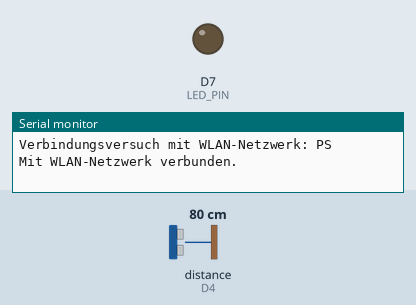
This sketch was run on a simulated Arduino MKR. Parts: output pins drawn as LEDs (lit = HIGH), the last lines printed to the serial monitor. Wiring (inferred from the names in the program): ultrasonic range finder: trigger D2; echo D4. The test bench sets the inputs (shaded band); at power-on: distance to the obstacle (sensor on D4) 80 cm. The echo pulse lasts 58.3 µs per cm; WiFi joins after 1.5 s; servers stay silent unless stated; pins used as bus, display or sensor lines are not drawn.

Above: at 3.7 s.
3.8 s: distance to the obstacle (sensor on D4) set to 17 cm
5.7 s: distance to the obstacle (sensor on D4) set to 14 cm
At 7.4 s:
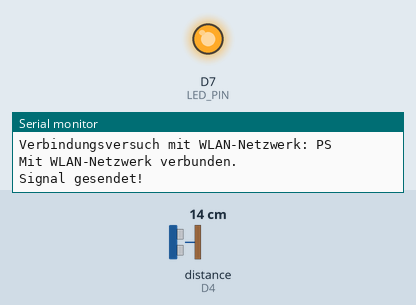
8.0 s: distance to the obstacle (sensor on D4) set to 18 cm
At 8.9 s:
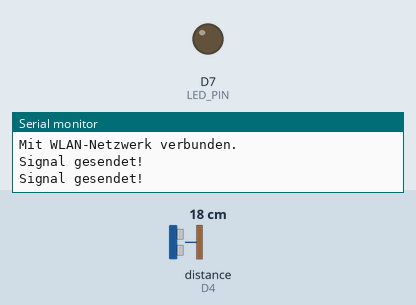
10.0 s: distance to the obstacle (sensor on D4) set to 2 cm
At 11.6 s:
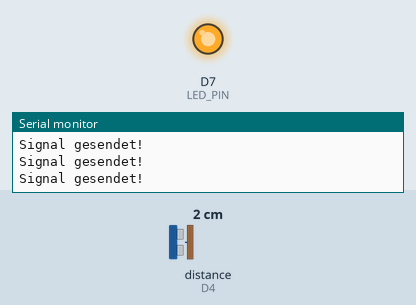
Timing chart, 0 to 13.0 s (numbered marks = the images above; inputs shaded):
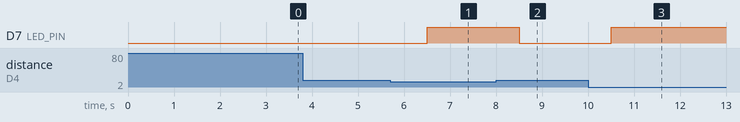

The sketch:

MailMate-Sender_mit_Wifi_.ino
```cpp
#include <WiFiNINA.h>

#define TRIGGER_PIN 2 // Trigger-Pin des Ultraschallsensors
#define ECHO_PIN 4 // Echo-Pin des Ultraschallsensors
#define LED_PIN 7 // Definiert den Pin für die LED
#define INTERVAL 1000 // Intervall für die Entfernungsmessung
#define MAX_TRIES 5 // Maximale Anzahl von Verbindungsversuchen

const char* ssid = "PS";
const char* password = "+PaSa_(8991)+";
const char* HOST = "192.168.178.114"; // Ersetzen Sie 192.168.X.X durch die tatsächliche IP-Adresse des Empfänger-Arduinos
const uint16_t PORT = 80;

bool objectDetected = false; // Variable, die den Zustand des Detektors speichert
unsigned long previousMillis = 0; // Variablen für die Verzögerung mit millis()

void setup() {
  Serial.begin(9600); // Startet die serielle Kommunikation

  pinMode(TRIGGER_PIN, OUTPUT); // Definiert TRIGGER_PIN als Ausgang
  digitalWrite(TRIGGER_PIN, LOW); // Setzt den TRIGGER_PIN auf LOW
  pinMode(ECHO_PIN, INPUT); // Definiert ECHO_PIN als Eingang

  int tries = 0;
  while(WiFi.status() != WL_CONNECTED && tries < MAX_TRIES) {
    connectToWiFi(); // Verbindet mit WiFi
    tries++;
  }

  pinMode(LED_PIN, OUTPUT); // Setzt den LED-Pin als Ausgang
}

void loop() {
  unsigned long currentMillis = millis(); // Aktuelle Zeit
  if(currentMillis - previousMillis >= INTERVAL) { // Prüft, ob das Intervall vergangen ist
    previousMillis = currentMillis; // Aktualisiert die Zeit
    objectDetection(); // Führt die Objekterkennung durch
  }
}

void objectDetection() {
  long duration, distanceCm;

  // Sendet einen Ultraschallimpuls
  digitalWrite(TRIGGER_PIN, HIGH);
  delayMicroseconds(10);
  digitalWrite(TRIGGER_PIN, LOW);

  // Misst die Zeit, die der Ultraschallimpuls benötigt, um zurückzukommen
  duration = pulseIn(ECHO_PIN, HIGH);

  // Umwandlung der gemessenen Zeit in eine Entfernung in cm
  distanceCm = duration * 0.034/2;

  // Wenn ein Objekt erkannt wird und zuvor kein Objekt erkannt wurde, sendet ein Signal an den Empfänger
  if (distanceCm < 15 && !objectDetected) {
    digitalWrite(LED_PIN, HIGH); // Schaltet die LED ein
    sendSignalToReceiver();
    objectDetected = true; // Aktualisiert den Zustand auf 'Objekt erkannt'
  }
  else if (distanceCm >= 15 && objectDetected) {
    digitalWrite(LED_PIN, LOW); // Schaltet die LED aus
    sendSignalToReceiver();
    objectDetected = false; // Aktualisiert den Zustand auf 'Kein Objekt erkannt'
  }
}

// Verbindet das Gerät mit dem WiFi
void connectToWiFi() {
  int status = WL_IDLE_STATUS; // Beginnt mit dem Status 'Untätig'
  Serial.print("Verbindungsversuch mit WLAN-Netzwerk: ");
  Serial.println(ssid);
  status = WiFi.begin(ssid, password); // Versucht, eine Verbindung mit dem WiFi herzustellen
  if(status == WL_CONNECTED) {
    Serial.println("Mit WLAN-Netzwerk verbunden."); // Gibt eine Meldung aus, wenn die Verbindung hergestellt wurde
    blinkLED(2); // Blinkt die LED zweimal schnell
  } else {
    Serial.println("Verbindung zum WLAN-Netzwerk fehlgeschlagen."); // Gibt eine Meldung aus, wenn die Verbindung fehlgeschlagen ist
  }

}

// Sendet ein Signal an den Empfänger
void sendSignalToReceiver() {
  WiFiClient client;
  if (client.connect(HOST, PORT)) {
    client.println("POST / HTTP/1.1");
    client.println((String)"Host: " + HOST);
    client.println("Content-Type: text/plain");
    client.println("Content-Length: 6"); // Die Länge der Nachricht
    client.println(); // Leere Zeile, um Header und Body der Anforderung zu trennen
    client.println("object"); // Die Nachricht
    client.stop(); // Beendet die Verbindung zum Server
    Serial.println("Signal gesendet!"); // Gibt eine Meldung aus, wenn das Signal gesendet wurde
  } else {
    Serial.println("Verbindung zum Empfänger fehlgeschlagen."); // Gibt eine Fehlermeldung aus, wenn die Verbindung zum Empfänger fehlgeschlagen ist
    blinkLED(4); // Blinkt die LED viermal
  }

}

void blinkLED(int times) {
  for(int i = 0; i < times; i++) {
    digitalWrite(LED_PIN, HIGH);
    delay(250); // LED bleibt für 250 ms an
    digitalWrite(LED_PIN, LOW);
    delay(250); // LED bleibt für 250 ms aus
  }
}
```

Measured:
- the behaviour switches between 16 and 15 cm on distance to the obstacle (sensor on D4) (found by bisection; images 0 and 1)
- after the input at 3.8 s, every drawn part: stays the same
- after the input at 5.7 s, D7 (LED_PIN): LOW → HIGH after 0.80 s
- after the input at 8.0 s, D7 (LED_PIN): HIGH → LOW after 0.50 s
- after the input at 10.0 s, D7 (LED_PIN): LOW → HIGH after 0.50 s
